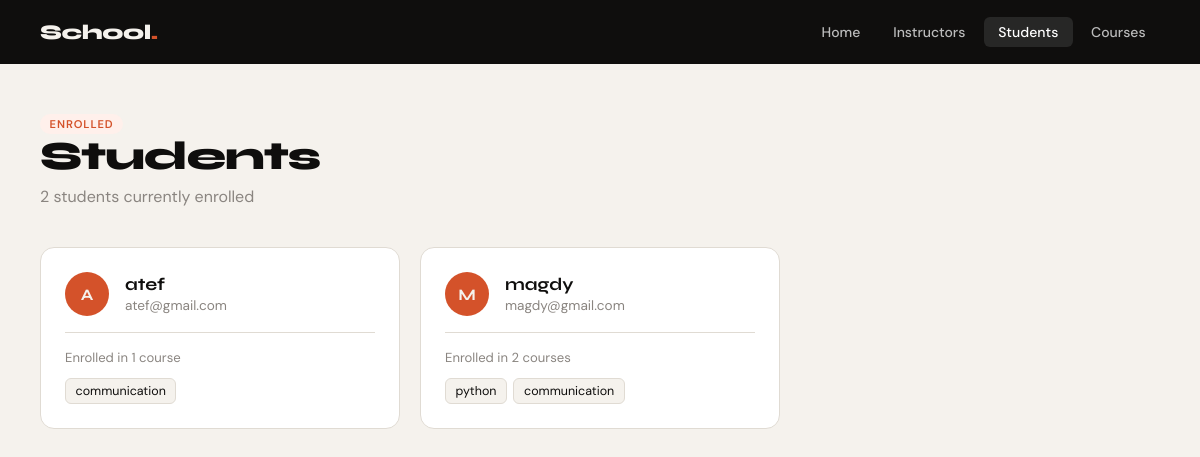
The page /students/ on the database its author committed.
### students/models.py (models this page shows, shortened)
class Student(models.Model):
    name = models.CharField(max_length=100)
    email = models.EmailField(unique=True)
    courses = models.ManyToManyField(Course, related_name="students")
    image = models.ImageField(upload_to='students/', blank=True, null=True)

### courses/models.py (models this page shows, shortened)
class Course(models.Model):
    title = models.CharField(max_length=100)
    code = models.CharField(max_length=10, unique=True)
    description = models.TextField(blank=True)
    instructors = models.ForeignKey(
        'instructors.instructor',
        on_delete=models.SET_NULL,
        null=True,
        related_name='courses'
    )
    image = models.ImageField(upload_to='courses/', blank=True, null=True)

### students/views.py (the view)
# urls.py: path('', views.index, name='courses_index'),
def index(request):
    students = Student.objects.prefetch_related('courses').all()
    return render(request, 'students/index.html', {'students': students})

### templates/students/index.html (shortened to what this page needs)
{% extends 'base.html' %}
{% block content %}
<div class="page-header">
    <span class="badge orange">Enrolled</span>
    <h1>Students</h1>
    <p>{{ students|length }} student{{ students|length|pluralize }} currently enrolled</p>
</div>
{% if students %}
<div class="grid-3">
    {% for student in students %}
    <a href="/students/{{ student.id }}/" class="card">
        <div class="card-header">
            {% if student.image %}
                <img src="{{ student.image.url }}"
                     style="width:48px;height:48px;border-radius:50%;object-fit:cover;flex-shrink:0;">
            {% else %}
                <div class="avatar" style="background:#d4522a;">{{ student.name|first|upper }}</div>
            {% endif %}
            <div>
                <div class="card-title">{{ student.name }}</div>
                <div class="card-sub">{{ student.email }}</div>
            </div>
        </div>
        <hr class="divider">
        <div style="font-size:0.82rem; color:var(--muted); margin-bottom:0.5rem;">
            Enrolled in {{ student.courses.count }} course{{ student.courses.count|pluralize }}
        </div>
        <div class="tag-list">
            {% for course in student.courses.all %}
            <span class="tag">{{ course.title }}</span>
            {% empty %}
            <span class="tag" style="color:var(--muted);">No courses yet</span>
            {% endfor %}
        </div>
    </a>
    {% endfor %}
</div>
{% else %}
<div class="empty-state">
    <div style="font-size:3rem;">🎓</div>
    <p>No students found.</p>
</div>
{% endif %}
{% endblock %}

### rows shown on the page
Student: name|first "A", name "atef", email "atef@gmail.com", courses.count "1"
Course: title "communication"
Student: name|first "M", name "magdy", email "magdy@gmail.com", courses.count "2"
Course: title "python"

### other values the page prints
{{ students|length }} "2"
